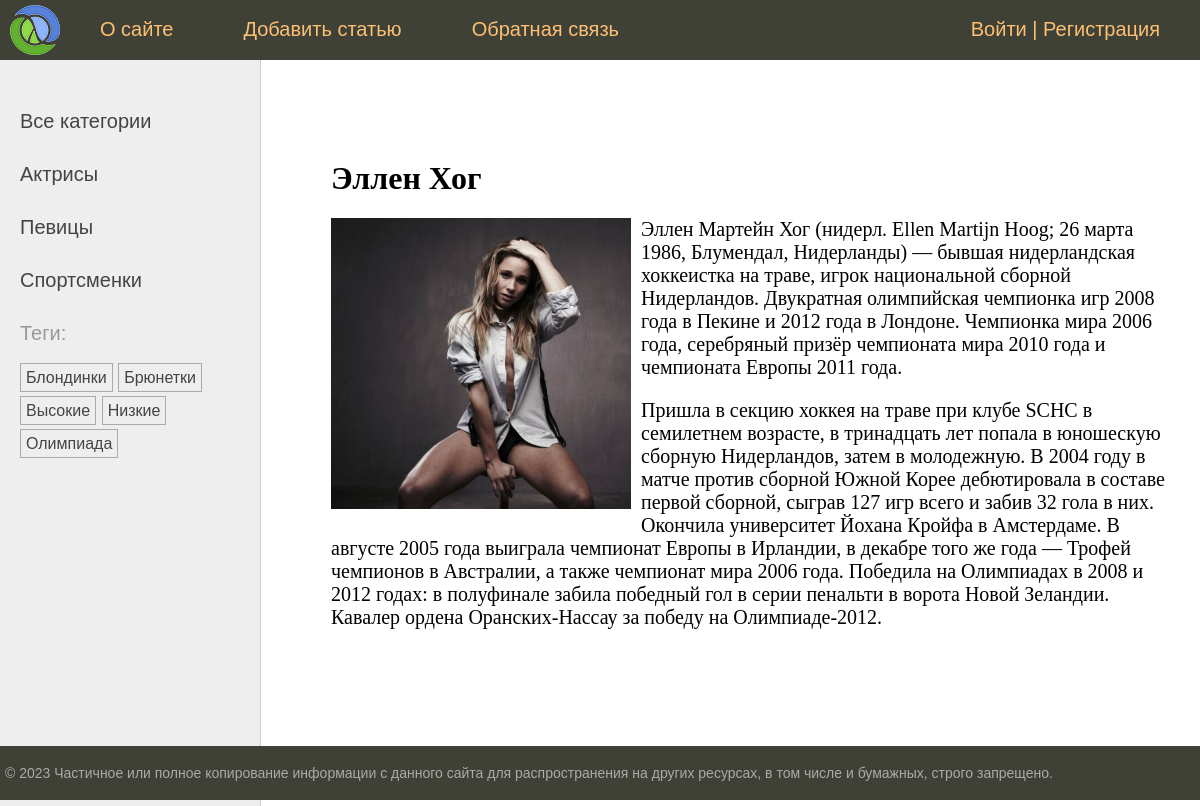
/post/ellen-hog/, run on the app's committed database.
### women/models.py (models this page shows, shortened)
class Category(models.Model):
    name = models.CharField(
        max_length=100, db_index=True, verbose_name="Категория"
    )
    slug = models.SlugField(max_length=255, unique=True, db_index=True)
    class Meta:
        verbose_name = "Категория"
        verbose_name_plural = "Категории"
    def get_absolute_url(self):
        return reverse("category", kwargs={"cat_slug": self.slug})

class TagPost(models.Model):
    tag = models.CharField(max_length=100, db_index=True)
    slug = models.SlugField(max_length=255, db_index=True, unique=True)
    def get_absolute_url(self):
        return reverse("tag", kwargs={"tag_slug": self.slug})

class Women(models.Model):
    class Status(models.IntegerChoices):
        DRAFT = 0, "Черновик"
        PUBLISHED = 1, "Опубликовано"
    title = models.CharField(max_length=255, verbose_name="Заголовок")
    slug = models.SlugField(
        max_length=255,
        db_index=True,
        unique=True,
        validators=[
            MinLengthValidator(5),
            MaxLengthValidator(100),
        ],
    )
    content = models.TextField(blank=True, verbose_name="Текст статьи")
    time_create = models.DateTimeField(
        auto_now_add=True, verbose_name="Время создания"
    )
    time_update = models.DateTimeField(
        auto_now=True, verbose_name="Время изменения"
    )
    is_published = models.BooleanField(
        choices=tuple(map(lambda x: (bool(x[0]), x[1]), Status.choices)),
        default=Status.DRAFT,
        verbose_name="Статус",
    )
    cat = models.ForeignKey(
        "Category",
        on_delete=models.PROTECT,
        related_name="posts",
        verbose_name="Категория",
    )
    tags = models.ManyToManyField(
        "TagPost", blank=True, related_name="tags", verbose_name="Теги"
    )
    husband = models.OneToOneField(
        "Husband",
        on_delete=models.SET_NULL,
        null=True,
        blank=True,
        related_name="wuman",
        verbose_name="Муж",
    )
    photo = models.ImageField(
        upload_to="photos/%Y/%m/%d/",
        default=None,
        blank=True,
        null=True,
        verbose_name="Фото",
    )
    author = models.ForeignKey(
        get_user_model(),
        on_delete=models.SET_NULL,
        related_name="posts",
        null=True,
        default=None,
    )
    objects = models.Manager()
    published = PublishedManager()
    class Meta:
        verbose_name = "Известные женщины"
        verbose_name_plural = "Известные женщины"
        ordering = ["-time_create"]
        indexes = [
            models.Index(fields=["-time_create"]),
        ]

### women/views.py (the view)
# urls.py: path("post/<slug:post_slug>/", views.ShowPost.as_view(), name="post"),
class ShowPost(DataMixin, DetailView):
    template_name = "women/post.html"
    slug_url_kwarg = "post_slug"
    context_object_name = "post"
    def get_context_data(self, **kwargs):
        context = super().get_context_data(**kwargs)
        return self.get_mixin_context(context, title=context["post"].title)
    def get_object(self, queryset=None):
        return get_object_or_404(
            Women.published, slug=self.kwargs[self.slug_url_kwarg]
        )

### users/context_processors.py (called while the page is built)
def get_women_context(request):
    return {"mainmenu": menu}

### women/models.py (called while the page is built)
    def get_queryset(self):
        return (
            super().get_queryset().filter(is_published=Women.Status.PUBLISHED)
        )

### women/templatetags/women_tags.py (called while the page is built)
@register.inclusion_tag("women/list_tags.html")
def show_all_tags():
    return {
        "tags": TagPost.objects.annotate(total=Count("tags")).filter(
            total__gt=0
        )
    }

@register.inclusion_tag("women/list_categories.html")
def show_categories(cat_selected_id=0):
    cats = Category.objects.annotate(total=Count("posts")).filter(total__gt=0)
    return {"cats": cats, "cat_selected": cat_selected_id}

### women/utils.py (called while the page is built)
    def get_mixin_context(self, context, **kwargs):
        context["cat_selected"] = None
        context.update(kwargs)
        return context

### women/templates/women/post.html (shortened to what this page needs)
{% extends 'base.html' %}
{% block content %}
    <h1>{{ post.title }}</h1>
    {% if post.photo %}
        <img class="img-article-left" src="{{ post.photo.url }}"></p>
    {% endif %}
    {{ post.content|linebreaks }}
{% endblock %}

### women/templates/women/list_categories.html
{% for cat in cats %}
    {% if cat.id == cat_selected %}
        <li class="selected">{{ cat.name }}</li>
    {% else %}
        <li><a href="{{ cat.get_absolute_url }}">{{ cat.name }}</a></li>
    {% endif %}
{% endfor %}

### women/templates/women/list_tags.html
{% if tags %}
    Теги:</p>
    <ul class="tags-list">
        {% for t in tags %}
            <li><a href="{{ t.get_absolute_url }}">{{ t.tag }}</a></li>
        {% endfor %}
    </ul>
{% endif %}

### women/static/women/css/styles.css (style rules this page uses)
html, body { font-family: 'Arial'; margin: 0; padding: 0; height: 100%; width: 100%; color: #444; }
a { color: #0059b2; text-decoration: none; }
img { max-width: 600px; height: auto; }
img.img-article-left { max-width: 300px; height: auto; float: left; padding: 0 10px 10px 0; }
.left-chapters ul { width: 230px; margin: 0; padding: 20px 10px 10px 20px; list-style: none; font-size: 20px; }
.left-chapters ul li { margin: 30px 0 0 0; color: #999; }
.left-chapters ul li a { color: #444; text-decoration: none; }
ul.tags-list { width: 100%; margin: 0; padding: 0; list-style: none; }
ul.tags-list li { margin: 0; padding: 0 0 10px; display: inline-block; }
ul.tags-list li a { padding: 5px; font-size: 16px; border: 1px solid #aaa; }
.content-text h1 { font-size: 32px; }

### data on the page
Category: name "Актрисы"
Category: name "Певицы"
Category: name "Спортсменки"
TagPost: tag "Блондинки"
TagPost: tag "Брюнетки"
TagPost: tag "Высокие"
TagPost: tag "Низкие"
TagPost: tag "Олимпиада"
Women: title "Эллен Хог", photo (picture), content "Эллен Мартейн Хог (нидерл. Ellen Martijn Hoog; 26 марта 1986, Блумендал, Нидерланды) — бывшая нидерландская хоккеистка на траве, игрок национальной сборной Нидерландов. Двукратная олимпийская чемпионка игр 2008 года в Пекине и 2012 года в Лондоне. Чемпионка мира 2006 года, серебряный призёр чемпионата мира 2010 года и чемпионата Европы 2011 года. Пришла в секцию хоккея на траве при клубе SCHC в семилетнем возрасте, в тринадцать лет попала в юношескую сборную Нидерландов, затем в молодежную. В 2004 году в матче против сборной Южной Корее дебютировала в составе первой сборной, сыграв 127 игр всего и забив 32 гола в них. Окончила университет Йохана Кройфа в Амстердаме. В августе 2005 года…"

### other printed values
{{ m.title }} "О сайте" "Добавить статью" "Обратная связь"
